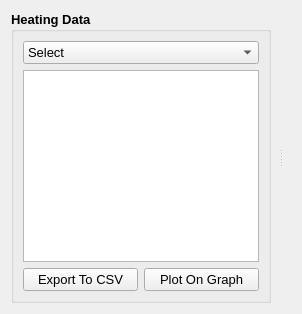
          <widget class="QWidget" name="tab_4">
           <attribute name="title">
            <string>Heating</string>
           </attribute>
           <layout class="QGridLayout" name="gridLayout_30">
            <item row="0" column="0">
             <widget class="QSplitter" name="splitter_4">
              <property name="orientation">
               <enum>Qt::Horizontal</enum>
              </property>
              <property name="handleWidth">
               <number>20</number>
              </property>
              <widget class="QGroupBox" name="heatBox_2">
               <property name="maximumSize">
                <size>
                 <width>500</width>
                 <height>16777215</height>
                </size>
               </property>
               <property name="font">
                <font>
                 <pointsize>10</pointsize>
                 <weight>75</weight>
                 <bold>true</bold>
                </font>
               </property>
               <property name="title">
                <string>Heating Data</string>
               </property>
               <layout class="QGridLayout" name="gridLayout_28">
                <item row="0" column="0" colspan="2">
                 <widget class="QComboBox" name="heatProBox_2">
                  <property name="font">
                   <font>
                    <pointsize>10</pointsize>
                    <weight>50</weight>
                    <bold>false</bold>
                   </font>
                  </property>
                  <property name="currentIndex">
                   <number>0</number>
                  </property>
                  <item>
                   <property name="text">
                    <string>Select</string>
                   </property>
                  </item>
                  <item>
                   <property name="text">
                    <string>Process 1, Inner Rings</string>
                   </property>
                  </item>
                  <item>
                   <property name="text">
                    <string>Process 2, Straws</string>
                   </property>
                  </item>
                  <item>
                   <property name="text">
                    <string>Process 6, Manifold</string>
                   </property>
                  </item>
                 </widget>
                </item>
                <item row="1" column="0" colspan="2">
                 <widget class="QListWidget" name="heatListWidget_2">
                  <property name="font">
                   <font>
                    <pointsize>8</pointsize>
                    <weight>50</weight>
                    <bold>false</bold>
                   </font>
                  </property>
                 </widget>
                </item>
                <item row="2" column="1">
                 <widget class="QPushButton" name="heatPlotButton_2">
                  <property name="font">
                   <font>
                    <pointsize>10</pointsize>
                    <weight>50</weight>
                    <bold>false</bold>
                   </font>
                  </property>
                  <property name="text">
                   <string>Plot On Graph</string>
                  </property>
                 </widget>
                </item>
                <item row="2" column="0">
                 <widget class="QPushButton" name="heatExportButton_2">
                  <property name="font">
                   <font>
                    <pointsize>10</pointsize>
                    <weight>50</weight>
                    <bold>false</bold>
                   </font>
                  </property>
                  <property name="text">
                   <string>Export To CSV</string>
                  </property>
                 </widget>
                </item>
               </layout>
              </widget>
              <widget class="QWidget" name="layoutWidget_4">
               <layout class="QVBoxLayout" name="heatGraphLayout"/>
              </widget>
             </widget>
            </item>
           </layout>
          </widget>
